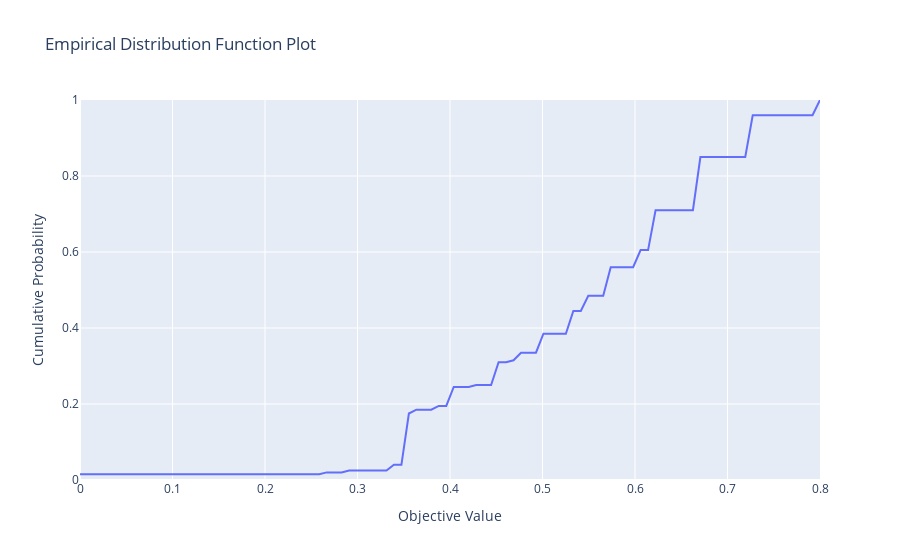

Source (notebook cell):
### Code cell
#Visualize empirical distribution function
optuna.visualization.plot_edf(study)
